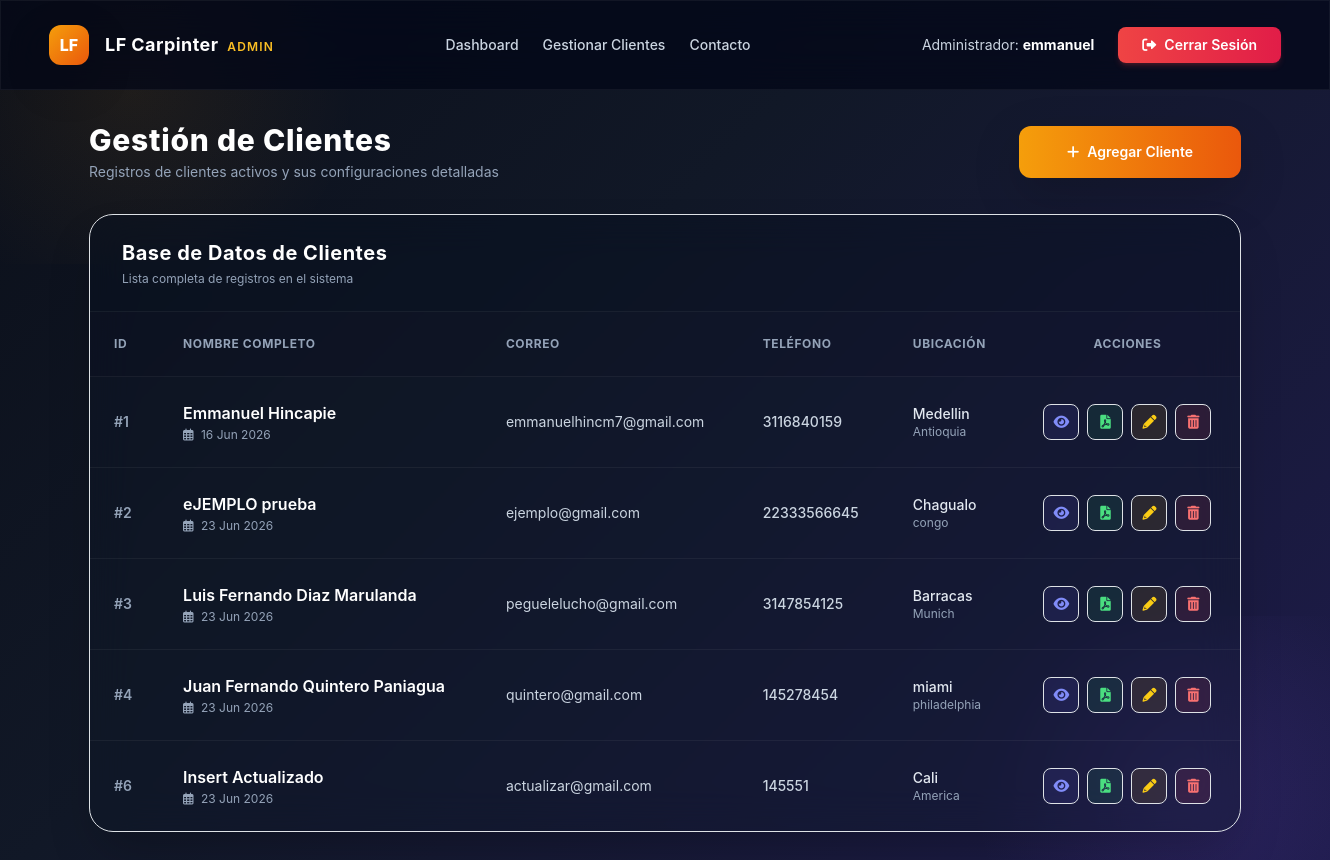
The page /adminpanel/clientes/ (signed in) on the database as committed earlier.
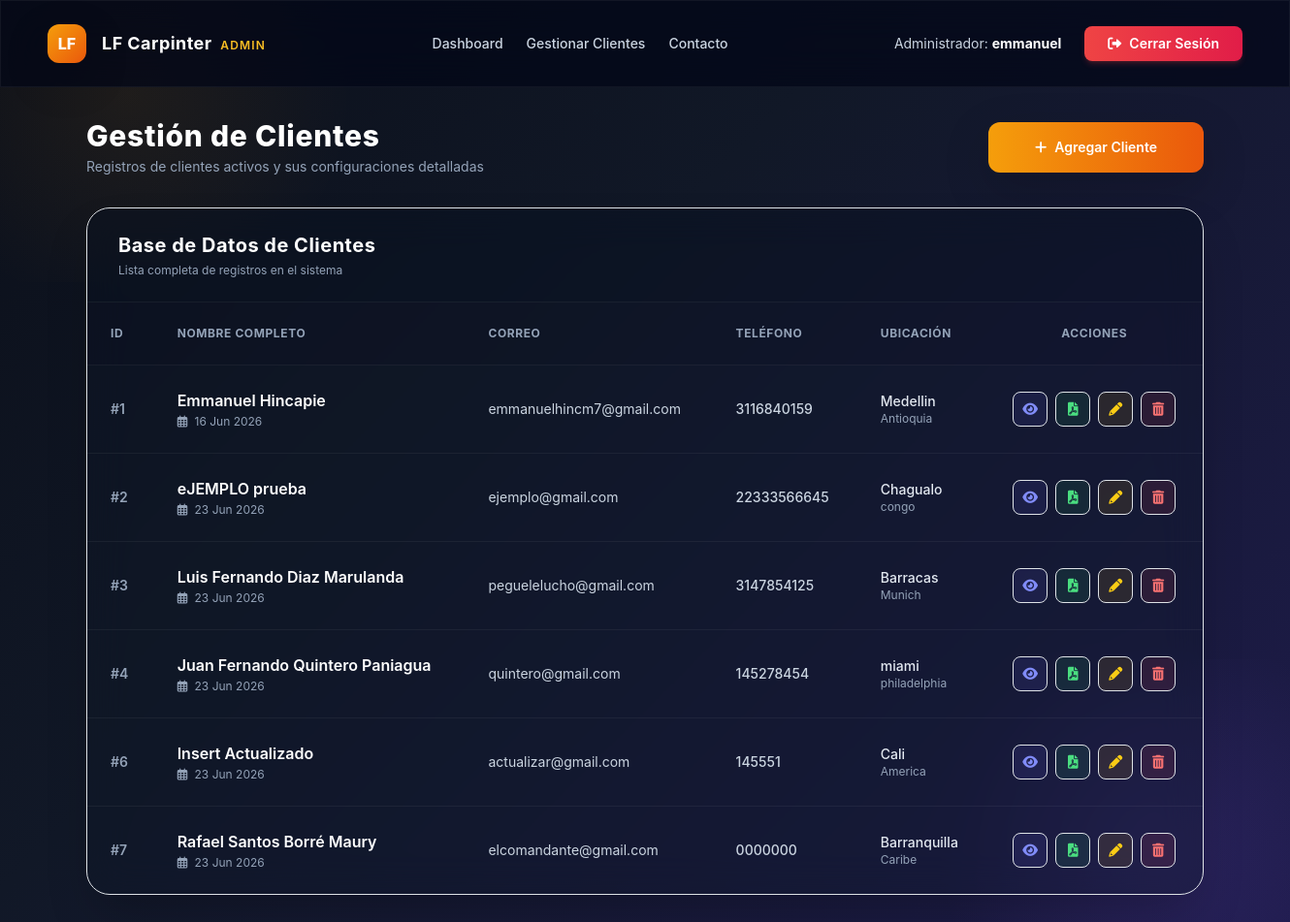
The same page on the database as committed later.
### dcrm/website/models.py (models this page shows, shortened)
class Cliente(models.Model):
    letras_regex = RegexValidator(r'^[a-zA-ZáéíóúÁÉÍÓÚñÑ\s]+$', 'Solo se permiten letras y espacios en este campo.')
    telefono_regex = RegexValidator(r'^\+?[\d\s\-\(\)]+$', 'El número de teléfono contiene caracteres no válidos.')
    alfa_num_regex = RegexValidator(r'^[a-zA-Z0-9áéíóúÁÉÍÓÚñÑ\s\.,#-]+$', 'Contiene caracteres especiales no permitidos.')
    fecha_registro = models.DateTimeField(auto_now_add=True)
    nombre = models.CharField(max_length=100, validators=[letras_regex])
    apellido = models.CharField(max_length=100, validators=[letras_regex])
    correo = models.EmailField()
    telefono = models.CharField(max_length=20, validators=[telefono_regex])
    direccion = models.CharField(max_length=255, validators=[alfa_num_regex])
    ciudad = models.CharField(max_length=100, validators=[letras_regex])
    estado = models.CharField(max_length=100, validators=[letras_regex])
    codigo_postal = models.CharField(max_length=20, validators=[RegexValidator(r'^[\d\-a-zA-Z]+$', 'Formato de código postal no válido')])

### customadmin/views.py (the view)
# urls.py: path('clientes/', views.ClienteListView.as_view(), name='cliente_list'),
@method_decorator(role_required('admin'), name='dispatch')
class ClienteListView(ListView):
    model = Cliente
    template_name = 'customadmin/cliente_list.html'
    context_object_name = 'clientes'

### customadmin/templates/customadmin/cliente_list.html (shortened to what this page needs)
{% extends 'customadmin_base.html' %}
{% load static %}
{% block content %}
<div class="max-w-6xl mx-auto">
    <div class="mb-8 flex flex-col sm:flex-row items-center justify-between gap-4">
        <div>
            <h1 class="text-3xl font-extrabold text-white tracking-wide">Gestión de Clientes</h1>
            <p class="text-slate-400 text-sm mt-1">Registros de clientes activos y sus configuraciones detalladas</p>
        </div>
        <a hx-get="{% url 'customadmin:cliente_add' %}" hx-target="#spa-container" hx-select="#spa-container" hx-push-url="true" class="bg-gradient-to-r from-amber-500 to-orange-600 text-white px-5 py-3 rounded-xl font-semibold hover:opacity-90 transition text-sm flex items-center gap-2 shadow-lg shadow-amber-500/25 self-stretch sm:self-auto justify-center cursor-pointer">
            <i class="fas fa-plus"></i> Agregar Cliente
        </a>
    </div>
    <div class="glass-card rounded-3xl shadow-2xl overflow-hidden border border-white/5 bg-slate-900/30">
        <div class="px-8 py-6 border-b border-white/5 flex flex-col sm:flex-row items-center justify-between gap-4 bg-slate-950/20">
            <div>
                <h2 class="text-xl font-bold text-white tracking-wide">Base de Datos de Clientes</h2>
                <p class="text-slate-400 text-xs mt-1">Lista completa de registros en el sistema</p>
            </div>
        </div>
        <div class="overflow-x-auto">
            <table class="w-full text-left border-collapse">
                <thead>
                    <tr class="border-b border-white/5 text-slate-400 text-xs uppercase font-bold tracking-wider bg-slate-950/10">
                        <th class="px-6 py-4">ID</th>
                        <th class="px-6 py-4">Nombre Completo</th>
                        <th class="px-6 py-4">Correo</th>
                        <th class="px-6 py-4">Teléfono</th>
                        <th class="px-6 py-4">Ubicación</th>
                        <th class="px-6 py-4 text-center">Acciones</th>
                    </tr>
                </thead>
                <tbody class="divide-y divide-white/5">
                    {% for cliente in clientes %}
                        <tr class="hover:bg-white/[0.02] transition">
                            <td class="px-6 py-4 text-slate-400 text-sm font-semibold">#{{ cliente.id }}</td>
                            <td class="px-6 py-4">
                                <div class="font-semibold text-white">{{ cliente.nombre }} {{ cliente.apellido }}</div>
                                <div class="text-xs text-slate-400 mt-0.5"><i class="far fa-calendar-alt mr-1"></i> {{ cliente.fecha_registro|date:"d M Y" }}</div>
                            </td>
                            <td class="px-6 py-4 text-slate-300 text-sm">{{ cliente.correo }}</td>
                            <td class="px-6 py-4 text-slate-300 text-sm font-medium">{{ cliente.telefono }}</td>
                            <td class="px-6 py-4">
                                <div class="text-slate-200 text-sm font-medium">{{ cliente.ciudad }}</div>
                                <div class="text-xs text-slate-400">{{ cliente.estado }}</div>
                            </td>
                            <td class="px-6 py-4">
                                <div class="flex items-center justify-center gap-2">
                                    <a hx-get="{% url 'customadmin:cliente_detail' cliente.id %}" hx-target="#spa-container" hx-select="#spa-container" hx-push-url="true" class="h-9 w-9 rounded-lg bg-indigo-500/10 border border-indigo-500/20 text-indigo-400 hover:bg-indigo-500 hover:text-white transition flex items-center justify-center cursor-pointer" title="Ver Ficha Completa">
                                        <i class="fas fa-eye text-sm"></i>
                                    </a>
                                    <a href="{% url 'customadmin:download_pdf' cliente.id %}" class="h-9 w-9 rounded-lg bg-green-500/10 border border-green-500/20 text-green-400 hover:bg-green-500 hover:text-white transition flex items-center justify-center" title="Descargar Ficha PDF">
                                        <i class="fas fa-file-pdf text-sm"></i>
                                    </a>
                                    <a hx-get="{% url 'customadmin:cliente_edit' cliente.id %}" hx-target="#spa-container" hx-select="#spa-container" hx-push-url="true" class="h-9 w-9 rounded-lg bg-yellow-500/10 border border-yellow-500/20 text-yellow-400 hover:bg-yellow-500 hover:text-slate-900 transition flex items-center justify-center cursor-pointer" title="Editar Registro">
                                        <i class="fas fa-pencil-alt text-sm"></i>
                                    </a>
                                    <a hx-get="{% url 'customadmin:cliente_delete' cliente.id %}" hx-target="#spa-container" hx-select="#spa-container" hx-push-url="true" class="h-9 w-9 rounded-lg bg-red-500/10 border border-red-500/20 text-red-400 hover:bg-red-500 hover:text-white transition flex items-center justify-center cursor-pointer" title="Eliminar Registro">
                                        <i class="fas fa-trash-alt text-sm"></i>
                                    </a>
                                </div>
                            </td>
                        </tr>
                    {% endfor %}
                </tbody>
            </table>
        </div>
    </div>
</div>
{% endblock %}

### customadmin/templates/customadmin_base.html (shortened to what this page needs)
{% load static %}
<!doctype html>
<html lang="es">
<head>
    <link href="{% static 'css/bootstrap.min.css' %}" rel="stylesheet">
    <script src="{% static 'js/tailwindcss.js' %}"></script>
    <link href="{% static 'css/all.min.css' %}" rel="stylesheet">
</head>
<body class="pb-12">
    <nav class="glass-card sticky top-0 z-50 border-b border-white/5 bg-slate-950/70">
        <div class="container mx-auto px-6 py-4 flex flex-col md:flex-row items-center justify-between gap-4">
            <div class="flex items-center gap-3">
                <div class="h-10 w-10 rounded-xl bg-gradient-to-br from-amber-500 to-orange-600 flex items-center justify-center font-extrabold text-white text-base shadow-lg shadow-amber-500/30">LF</div>
                <span class="text-white font-bold text-lg tracking-wide">LF Carpinter <span class="text-xs uppercase tracking-widest text-amber-400 font-semibold ml-1">ADMIN</span></span>
            </div>
            <div class="flex items-center gap-6 text-sm font-medium">
                <a hx-get="{% url 'customadmin:dashboard' %}" hx-target="#spa-container" hx-select="#spa-container" hx-push-url="true" class="text-slate-300 hover:text-white hover:underline transition cursor-pointer">Dashboard</a>
                <a hx-get="{% url 'customadmin:cliente_list' %}" hx-target="#spa-container" hx-select="#spa-container" hx-push-url="true" class="text-slate-300 hover:text-white hover:underline transition cursor-pointer">Gestionar Clientes</a>
                <a hx-get="{% url 'customadmin:contacto' %}" hx-target="#spa-container" hx-select="#spa-container" hx-push-url="true" class="text-slate-300 hover:text-white hover:underline transition cursor-pointer">Contacto</a>
            </div>
            <div class="flex items-center gap-6">
                <span class="text-slate-300 text-sm hidden sm:inline">Administrador: <strong class="text-white">{{ user.get_full_name|default:user.username }}</strong></span>
                <a href="{% url 'logout' %}" class="bg-gradient-to-r from-red-500 to-rose-600 text-white px-4 py-2 rounded-lg font-semibold hover:opacity-90 transition text-sm flex items-center gap-2 shadow-md shadow-red-500/20">
                    <i class="fas fa-sign-out-alt"></i> Cerrar Sesión
                </a>
            </div>
        </div>
    </nav>
    <div class="container mx-auto px-6 mt-8 relative z-10" id="spa-container">
        {% block content %}
        {% endblock %}
    </div>
</body>
</html>

### customadmin/templates/customadmin_base.html (style rules this page uses)
body { background: linear-gradient(135deg, #0b0f19 0%, #111827 40%, #1e1b4b 100%); font-family: 'Inter', sans-serif; min-height: 100vh; color: #f3f4f6; position: relative; overflow-x: hidden; }
body::before { content: ''; position: absolute; top: -10%; left: -10%; width: 40%; height: 40%; background: radial-gradient(circle, rgba(245, 158, 11, 0.08) 0%, transparent 70%); pointer-events: none; }
body::after { content: ''; position: absolute; bottom: -10%; right: -10%; width: 40%; height: 40%; background: radial-gradient(circle, rgba(139, 92, 246, 0.12) 0%, transparent 70%); pointer-events: none; }
.glass-card { background: rgba(255, 255, 255, 0.02); border: 1px solid rgba(255, 255, 255, 0.06); backdrop-filter: blur(20px); -webkit-backdrop-filter: blur(20px); }

Rows that differ between the two databases and show on the page:
added Cliente: id "7", nombre "Rafael Santos", apellido "Borré Maury", fecha_registro "23 Jun 2026", correo "elcomandante@gmail.com", telefono "0000000", ciudad "Barranquilla", estado "Caribe"
